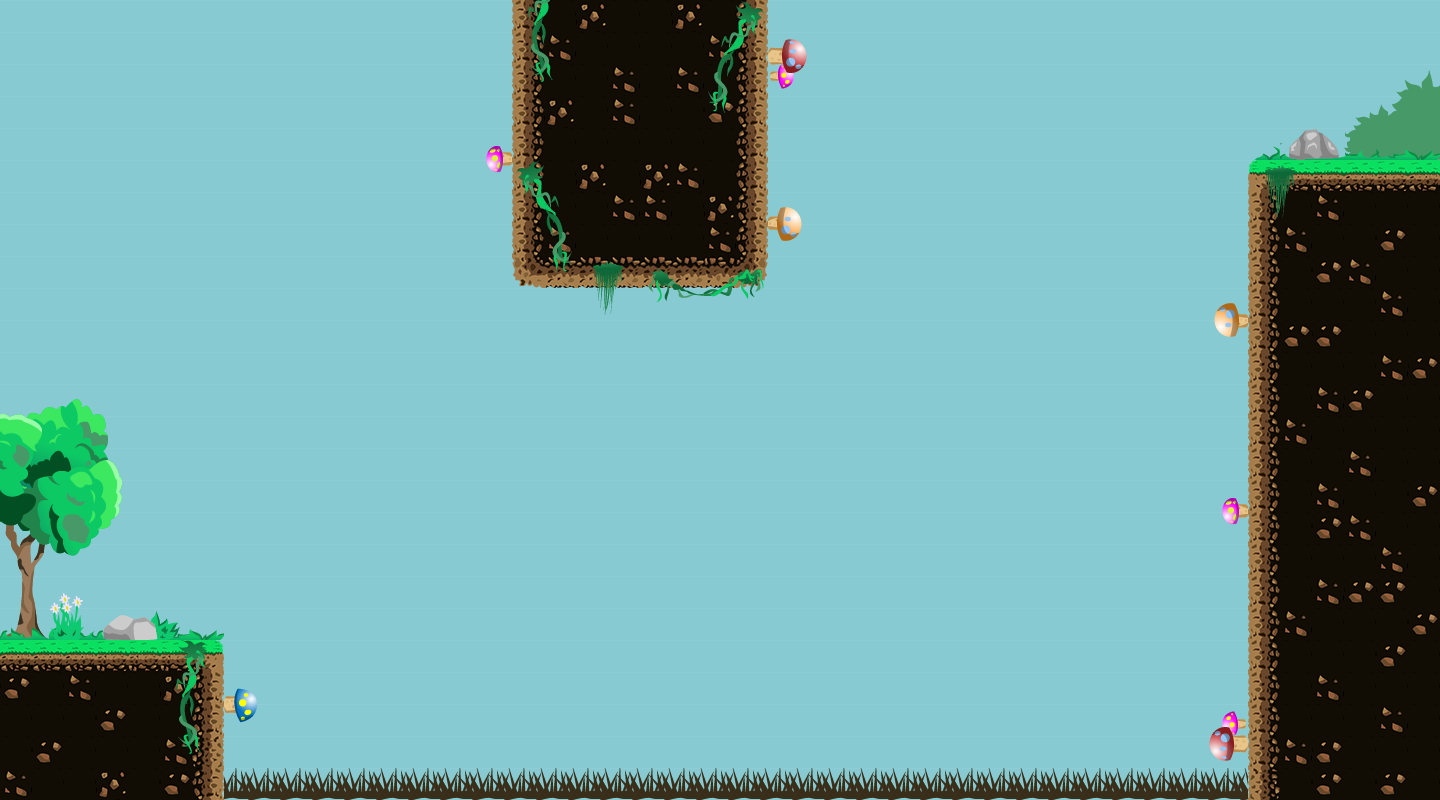

A 2D game scene composited from a Tiled map and its tileset images. What follows is a short description and the map's XML, with each tile layer's data collapsed to a summary:
An orthogonal 45x25 tile map with 32x32 px tiles, 8 tile layers (небо, земля, декор, декор2, ...) and 10 objects (death, start, finish).

<map version="1.10" tiledversion="1.10.1" orientation="orthogonal" renderorder="right-down" width="45" height="25" tilewidth="32" tileheight="32" infinite="0" nextlayerid="10" nextobjectid="12">
 <tileset firstgid="1" name="tileset" tilewidth="32" tileheight="32" tilecount="728" columns="28">
  <image source="tileset.png" width="896" height="832" />
 </tileset>
 <layer id="1" name="небо" width="45" height="25">
  <data>[1125 cells, 1125 non-empty, 1 distinct tile ids]</data>
 </layer>
 <layer id="2" name="земля" width="45" height="25">
  <data>[1125 cells, 227 non-empty, 16 distinct tile ids]</data>
 </layer>
 <layer id="3" name="декор" width="45" height="25">
  <data>[1125 cells, 81 non-empty, 81 distinct tile ids]</data>
 </layer>
 <layer id="4" name="декор2" width="45" height="25">
  <data>[1125 cells, 28 non-empty, 22 distinct tile ids]</data>
 </layer>
 <layer id="5" name="декор3" width="45" height="25">
  <data>[1125 cells, 16 non-empty, 12 distinct tile ids]</data>
 </layer>
 <layer id="6" name="декор4" width="45" height="25">
  <data>[1125 cells, 12 non-empty, 12 distinct tile ids]</data>
 </layer>
 <layer id="7" name="шипы" width="45" height="25">
  <data>[1125 cells, 32 non-empty, 1 distinct tile ids]</data>
 </layer>
 <layer id="8" name="шипы2" width="45" height="25">
  <data>[1125 cells, 32 non-empty, 1 distinct tile ids]</data>
 </layer>
 <objectgroup id="9" name="collisions">
  <object id="1" x="-0.125" y="647.75" width="223.75" height="152.25" />
  <object id="2" name="death" x="224.818" y="768.091" width="1022.61" height="31.6364" />
  <object id="3" x="1248.25" y="170.25" width="191.5" height="630.25" />
  <object id="4" x="513.727" y="-1" width="253.273" height="288.25" />
  <object id="5" name="start" x="26.3333" y="597.333" width="21" height="42.3333" />
  <object id="7" name="finish" x="1392.5" y="85" width="24" height="63.5" />
  <object id="8" x="-14.6667" y="4" width="22.6667" height="640" />
  <object id="9" x="-5.33333" y="-5.33333" width="517.333" height="8" />
  <object id="10" x="768.917" y="0" width="664.75" height="8" />
  <object id="11" x="1435" y="5" width="21.3333" height="161.333" />
 </objectgroup>
</map>
